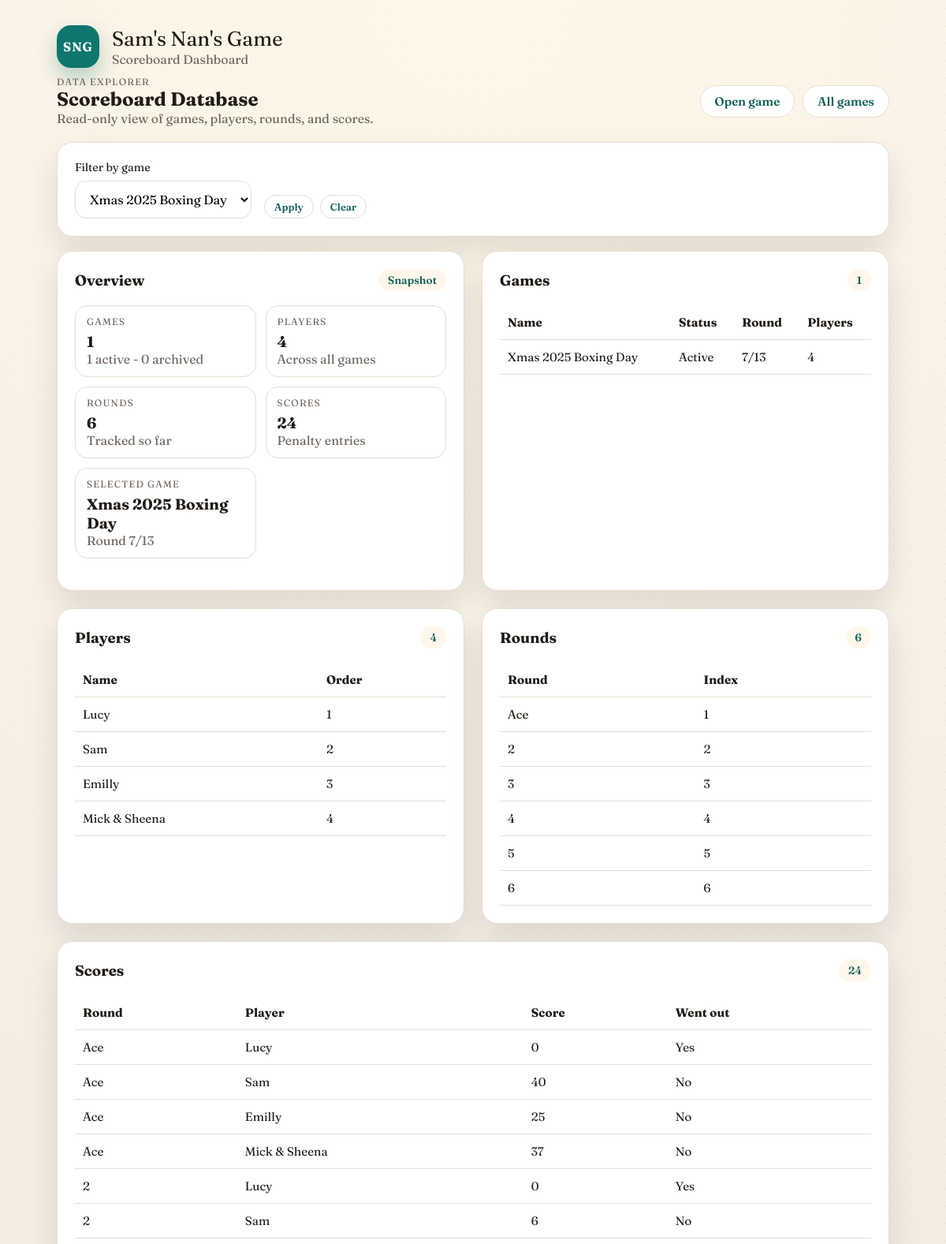
The page /explorer?game_id=1 (upper part) on the database as committed earlier.
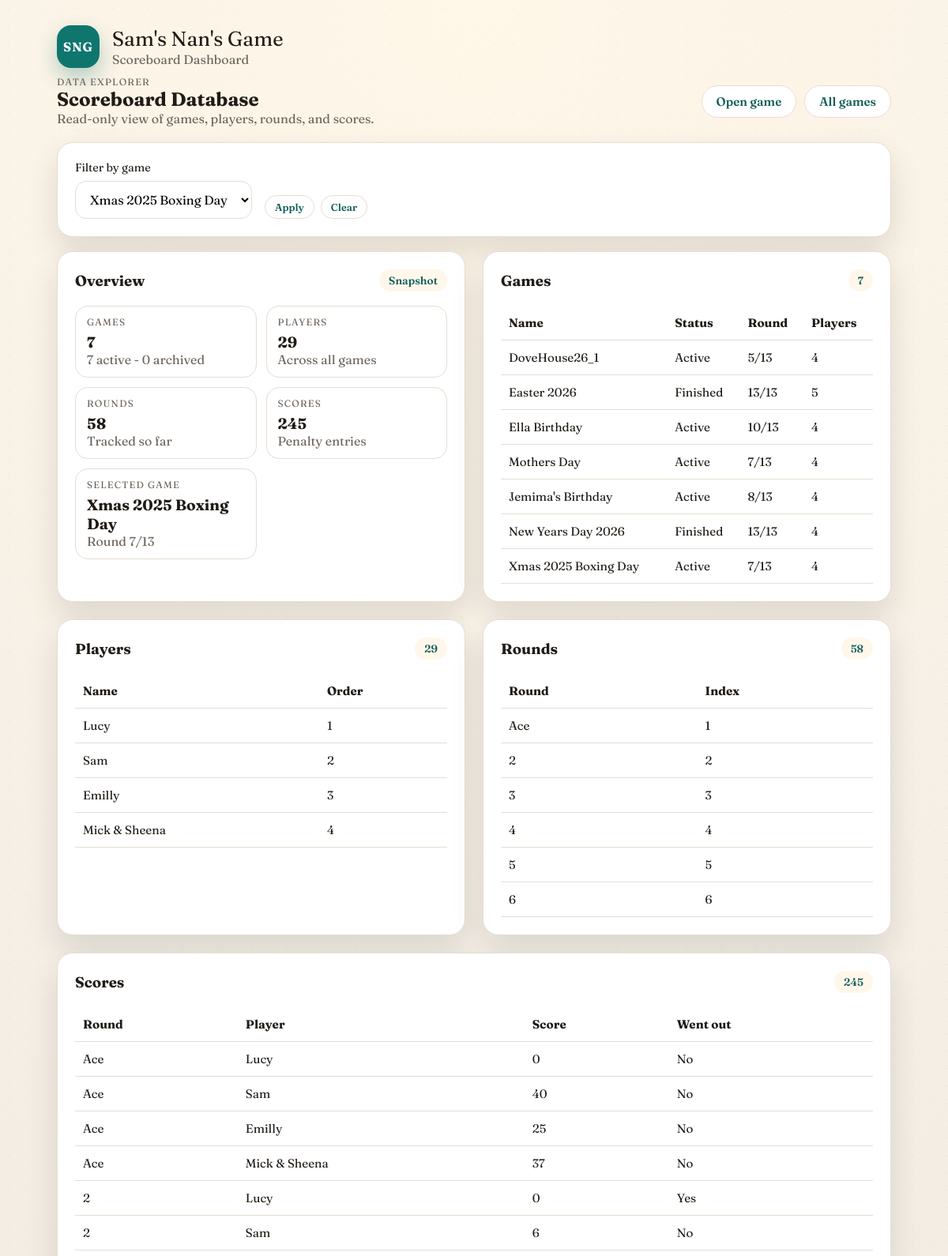
The same page on the database as committed later.
### models.py (models this page shows)
class Game(db.Model):
    __tablename__ = "games"
    id = db.Column(db.Integer, primary_key=True)
    name = db.Column(db.String(120), nullable=False)
    current_round_index = db.Column(db.Integer, nullable=False, default=1)
    finished = db.Column(db.Boolean, nullable=False, default=False)
    archived = db.Column(db.Boolean, nullable=False, default=False)
    created_at = db.Column(db.DateTime, default=datetime.utcnow)
    players = db.relationship(
        "Player",
        back_populates="game",
        order_by="Player.sort_order",
        cascade="all, delete-orphan",
    )
    rounds = db.relationship(
        "Round",
        back_populates="game",
        order_by="Round.round_index",
        cascade="all, delete-orphan",
    )

class Player(db.Model):
    __tablename__ = "players"
    id = db.Column(db.Integer, primary_key=True)
    game_id = db.Column(db.Integer, db.ForeignKey("games.id"), nullable=False)
    person_id = db.Column(db.Integer, db.ForeignKey("persons.id"), nullable=True)
    name = db.Column(db.String(80), nullable=False)
    sort_order = db.Column(db.Integer, nullable=False)
    created_at = db.Column(db.DateTime, default=datetime.utcnow)
    game = db.relationship("Game", back_populates="players")
    person = db.relationship("Person", back_populates="players")
    round_scores = db.relationship(
        "RoundScore",
        back_populates="player",
        cascade="all, delete-orphan",
    )

class Round(db.Model):
    __tablename__ = "rounds"
    id = db.Column(db.Integer, primary_key=True)
    game_id = db.Column(db.Integer, db.ForeignKey("games.id"), nullable=False)
    round_index = db.Column(db.Integer, nullable=False)
    round_name = db.Column(db.String(20), nullable=False)
    created_at = db.Column(db.DateTime, default=datetime.utcnow)
    game = db.relationship("Game", back_populates="rounds")
    scores = db.relationship(
        "RoundScore",
        back_populates="round",
        cascade="all, delete-orphan",
    )
    __table_args__ = (
        db.UniqueConstraint("game_id", "round_index", name="uq_round_game_index"),
    )

class RoundScore(db.Model):
    __tablename__ = "round_scores"
    id = db.Column(db.Integer, primary_key=True)
    round_id = db.Column(db.Integer, db.ForeignKey("rounds.id"), nullable=False)
    player_id = db.Column(db.Integer, db.ForeignKey("players.id"), nullable=False)
    score = db.Column(db.Integer, nullable=False)
    went_out = db.Column(db.Boolean, nullable=False, default=False)
    round = db.relationship("Round", back_populates="scores")
    player = db.relationship("Player", back_populates="round_scores")
    __table_args__ = (
        db.UniqueConstraint("round_id", "player_id", name="uq_score_round_player"),
    )

### app.py (the view)
@app.get("/explorer")
def explorer():
    selected_game_id = request.args.get("game_id", type=int)
    context = build_explorer_context(selected_game_id)
    if is_htmx_request():
        hx_target = request.headers.get("HX-Target")
        if hx_target == "explorer-body":
            return render_template("partials/explorer_content.html", **context)
        return render_template("partials/explorer_body.html", **context)
    return render_template("explorer.html", **context)

### app.py (called while the page is built)
def is_htmx_request():
    return request.headers.get("HX-Request") is not None

### templates/explorer.html
{% extends "base.html" %}
{% block content %}
  {% include "partials/explorer_body.html" %}
{% endblock %}

### templates/base.html (shortened to what this page needs)
<!doctype html>
<html lang="en">
  <head>
    <link rel="stylesheet" href="{{ url_for('static', filename='style.css') }}" />
  </head>
  <body>
    <header class="site-header">
      <div class="brand">
        <div class="brand-mark">SNG</div>
        <div>
          <div class="brand-title">Sam's Nan's Game</div>
          <div class="brand-subtitle">Scoreboard Dashboard</div>
        </div>
      </div>
    </header>
    <main id="app">
      {% block content %}{% endblock %}
    </main>
  </body>
</html>

### templates/partials/explorer_body.html
<section class="dashboard">
  <div class="dashboard-header">
    <div>
      <div class="eyebrow">Data Explorer</div>
      <h2>Scoreboard Database</h2>
      <div class="muted">Read-only view of games, players, rounds, and scores.</div>
    </div>
    <div class="inline-actions">
      {% if selected_game %}
        <a
          class="btn ghost"
          href="{{ url_for('game_view', game_id=selected_game.id) }}"
          hx-get="{{ url_for('game_view', game_id=selected_game.id) }}"
          hx-target="#app"
          hx-swap="innerHTML"
          hx-push-url="true"
        >Open game</a>
      {% endif %}
      <a
        class="btn ghost"
        href="/"
        hx-get="/"
        hx-target="#app"
        hx-swap="innerHTML"
        hx-push-url="true"
      >All games</a>
    </div>
  </div>
  <div id="explorer-body">
    {% include "partials/explorer_content.html" %}
  </div>
</section>

### templates/partials/explorer_content.html (shortened to what this page needs)
<div class="panel filter-panel">
  <form
    class="filter-bar"
    method="get"
    action="{{ url_for('explorer') }}"
    hx-get="{{ url_for('explorer') }}"
    hx-target="#explorer-body"
    hx-swap="innerHTML"
  >
    <label class="field">
      <span>Filter by game</span>
      <select name="game_id">
        {% for game in games %}
          <option value="{{ game.id }}" {% if selected_game and game.id == selected_game.id %}selected{% endif %}>
            {{ game.name }}
          </option>
        {% endfor %}
      </select>
    </label>
    <div class="filter-actions">
      <button type="submit" class="btn ghost small">Apply</button>
      {% if selected_game %}
        <a
          class="btn ghost small"
          href="{{ url_for('explorer') }}"
          hx-get="{{ url_for('explorer') }}"
          hx-target="#explorer-body"
          hx-swap="innerHTML"
        >Clear</a>
      {% endif %}
    </div>
  </form>
</div>
<div class="dashboard-grid explorer-grid">
  <div class="panel">
    <div class="panel-header">
      <h3>Overview</h3>
      <span class="tag">Snapshot</span>
    </div>
    <div class="insights-grid">
      <div class="stat-card">
        <div class="eyebrow">Games</div>
        <div class="stat-value">{{ game_count }}</div>
        <div class="muted">{{ active_games }} active - {{ archived_games }} archived</div>
      </div>
      <div class="stat-card">
        <div class="eyebrow">Players</div>
        <div class="stat-value">{{ player_count }}</div>
        <div class="muted">Across all games</div>
      </div>
      <div class="stat-card">
        <div class="eyebrow">Rounds</div>
        <div class="stat-value">{{ round_count }}</div>
        <div class="muted">Tracked so far</div>
      </div>
      <div class="stat-card">
        <div class="eyebrow">Scores</div>
        <div class="stat-value">{{ score_count }}</div>
        <div class="muted">Penalty entries</div>
      </div>
      {% if selected_game %}
        <div class="stat-card">
          <div class="eyebrow">Selected game</div>
          <div class="stat-value">{{ selected_game.name }}</div>
          <div class="muted">Round {{ selected_game.current_round_index }}/13</div>
        </div>
      {% endif %}
    </div>
  </div>
  <div class="panel">
    <div class="panel-header">
      <h3>Games</h3>
      <span class="tag">{{ game_count }}</span>
    </div>
    <div class="table-wrap">
      <table>
        <thead>
          <tr>
            <th>Name</th>
            <th>Status</th>
            <th>Round</th>
            <th>Players</th>
          </tr>
        </thead>
        <tbody>
          {% for summary in game_summaries %}
            <tr>
              <td>{{ summary.game.name }}</td>
              <td>
                {% if summary.game.archived %}
                  Archived
                {% elif summary.game.finished %}
                  Finished
                {% else %}
                  Active
                {% endif %}
              </td>
              <td>{{ summary.game.current_round_index }}/13</td>
              <td>{{ summary.player_count }}</td>
            </tr>
          {% else %}
            <tr>
              <td colspan="4" class="muted">No games yet.</td>
            </tr>
          {% endfor %}
        </tbody>
      </table>
    </div>
  </div>
  <div class="panel">
    <div class="panel-header">
      <h3>Players</h3>
      <span class="tag">{{ player_count }}</span>
    </div>
    <div class="table-wrap">
      <table>
        <thead>
          <tr>
            <th>Name</th>
            <th>Order</th>
          </tr>
        </thead>
        <tbody>
          {% for player in players %}
            <tr>
              <td>{{ player.name }}</td>
              <td>{{ player.sort_order + 1 }}</td>
            </tr>
          {% else %}
            <tr>
              <td colspan="{{ 2 if selected_game else 3 }}" class="muted">No players found.</td>
            </tr>
          {% endfor %}
        </tbody>
      </table>
    </div>
  </div>
  <div class="panel">
    <div class="panel-header">
      <h3>Rounds</h3>
      <span class="tag">{{ round_count }}</span>
    </div>
    <div class="table-wrap">
      <table>
        <thead>
          <tr>
            <th>Round</th>
            <th>Index</th>
          </tr>
        </thead>
        <tbody>
          {% for round_item in rounds %}
            <tr>
              <td>{{ round_item.round_name }}</td>
              <td>{{ round_item.round_index }}</td>
            </tr>
          {% else %}
            <tr>
              <td colspan="{{ 2 if selected_game else 3 }}" class="muted">No rounds found.</td>
            </tr>
          {% endfor %}
        </tbody>
      </table>
    </div>
  </div>
  <div class="panel wide">
    <div class="panel-header">
      <h3>Scores</h3>
      <span class="tag">{{ score_count }}</span>
    </div>
    <div class="table-wrap">
      <table>
        <thead>
          <tr>
            <th>Round</th>
            <th>Player</th>
            <th>Score</th>
            <th>Went out</th>
          </tr>
        </thead>
        <tbody>
          {% for score in scores %}
            <tr>
              <td>{{ score.round.round_name if score.round else '-' }}</td>
              <td>{{ score.player.name if score.player else '-' }}</td>
              <td>{{ score.score }}</td>
              <td>{{ 'Yes' if score.went_out else 'No' }}</td>
            </tr>
          {% else %}
            <tr>
              <td colspan="{{ 4 if selected_game else 5 }}" class="muted">No scores recorded.</td>
            </tr>
          {% endfor %}
        </tbody>
      </table>
    </div>
  </div>
</div>

### static/style.css (style rules this page uses)
:root { --bg: #f4efe7; --surface: #ffffff; --surface-strong: #fff7ea; --ink: #201b16; --muted: #6c635b; --accent: #0f766e; --accent-dark: #115e59; --highlight: #f59e0b; --danger: #b42318; --border: #e6ddd2; --shadow: 0 18px 40px rgba(32, 27, 22, 0.12); }
* { box-sizing: border-box; }
body { margin: 0; font-family: "Fraunces", "Georgia", serif; color: var(--ink); background: radial-gradient(circle at top, #fff7e8 0%, #f5efe6 50%, #f0e8dc 100%); min-height: 100vh; }
body::before { content: ""; position: fixed; inset: 0; background-image: radial-gradient(rgba(32, 27, 22, 0.06) 1px, transparent 0); background-size: 22px 22px; opacity: 0.4; pointer-events: none; z-index: -1; }
.site-header { padding: 32px 6vw 10px; }
.brand { display: flex; gap: 16px; align-items: center; }
.brand-mark { width: 54px; height: 54px; border-radius: 18px; display: grid; place-items: center; background: var(--accent); color: #fff; font-weight: 700; letter-spacing: 1px; box-shadow: 0 12px 26px rgba(15, 118, 110, 0.3); }
.brand-title { font-family: "Fraunces", "Georgia", serif; font-size: 1.6rem; }
.brand-subtitle { color: var(--muted); }
main { padding: 0 6vw 60px; }
h2, h3, h4 { margin: 0; font-family: "Fraunces", "Georgia", serif; }
.panel { background: var(--surface); border-radius: 20px; padding: 22px; border: 1px solid var(--border); box-shadow: var(--shadow); animation: fadeUp 0.4s ease; }
.panel-header { display: flex; align-items: center; justify-content: space-between; gap: 16px; margin-bottom: 18px; }
.tag { padding: 6px 12px; border-radius: 999px; background: var(--surface-strong); color: var(--accent-dark); font-size: 0.85rem; font-weight: 600; }
.eyebrow { text-transform: uppercase; letter-spacing: 0.1em; font-size: 0.75rem; color: var(--muted); }
.muted { color: var(--muted); }
.field { display: grid; gap: 8px; font-size: 0.9rem; }
.field input, .field select { padding: 12px 14px; border-radius: 14px; border: 1px solid var(--border); font-size: 1rem; font-family: inherit; background: #fff; }
.btn, button { padding: 10px 18px; border-radius: 999px; border: none; font-size: 0.95rem; font-weight: 600; cursor: pointer; transition: transform 0.2s ease, box-shadow 0.2s ease; font-family: inherit; text-decoration: none; display: inline-flex; align-items: center; justify-content: center; gap: 8px; }
.btn.ghost, button.ghost { background: #fff; border: 1px solid var(--border); color: var(--accent-dark); }
.btn.small, button.small { padding: 6px 12px; font-size: 0.8rem; }
.inline-actions { display: flex; flex-wrap: wrap; gap: 10px; }
.dashboard { display: grid; gap: 20px; }
.dashboard-header { display: flex; flex-wrap: wrap; gap: 16px; align-items: center; justify-content: space-between; }
.dashboard-grid { display: grid; grid-template-columns: repeat(3, minmax(0, 1fr)); gap: 22px; }
.panel.wide { grid-column: 1 / -1; }
.insights-grid { display: grid; gap: 12px; grid-template-columns: repeat(auto-fit, minmax(160px, 1fr)); margin-bottom: 18px; }
.stat-card { border-radius: 16px; padding: 12px 14px; border: 1px solid var(--border); background: #fff; }
.stat-value { font-size: 1.2rem; font-weight: 700; margin-top: 6px; }
.filter-panel { margin-bottom: 18px; }
.filter-bar { display: flex; flex-wrap: wrap; gap: 16px; align-items: flex-end; }
.filter-actions { display: flex; gap: 8px; }
.explorer-grid { grid-template-columns: repeat(2, minmax(0, 1fr)); }
.table-wrap { overflow-x: auto; }
table { width: 100%; border-collapse: collapse; font-size: 0.95rem; }
th, td { text-align: left; padding: 12px 10px; border-bottom: 1px solid var(--border); }

Rows that differ between the two databases and show on the page:
added Game: game.name "DoveHouse26_1", game.current_round_index "5"
added Game: game.name "Easter 2026", game.current_round_index "13"
added Game: game.name "Ella Birthday", game.current_round_index "10"
added Game: game.name "Mothers Day", game.current_round_index "7"
added Game: game.name "Jemima's Birthday", game.current_round_index "8"
added Game: game.name "New Years Day 2026", game.current_round_index "13"
changed RoundScore (number 1 of 6 on the later page): went_out "Yes" → "No"
Other text that changed with them:
{{ game_count }}: "1" → "7"
{{ active_games }}: "1" → "7"
{{ player_count }}: "4" → "29"
{{ round_count }}: "6" → "58"
{{ score_count }}: "24" → "245"
new list line: "Active /13 4"
new list line: "Finished /13 5"
new list line: "Finished /13 4"
